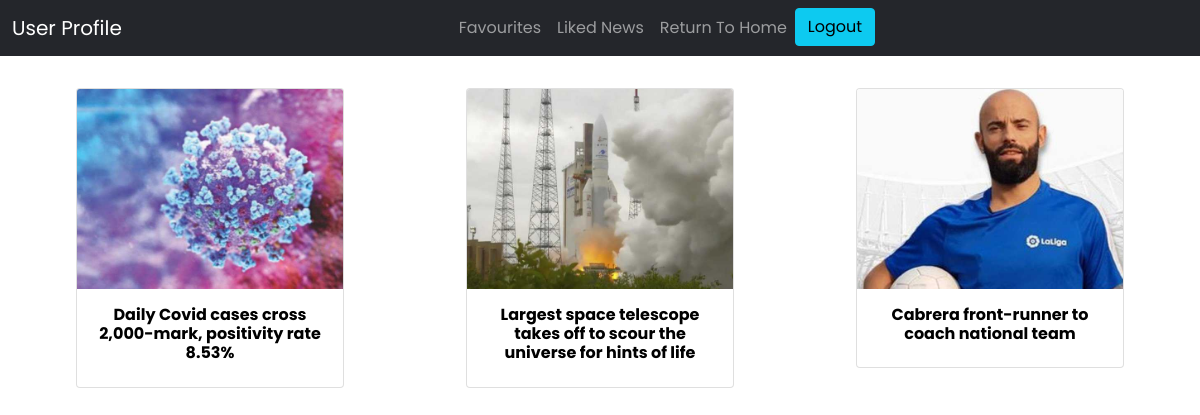
The page /user/user_liked.php (signed in) on the database its author committed.
### tables this page shows
CREATE TABLE `news` (
  `news_id` int(11) NOT NULL,
  `news_header` varchar(255) NOT NULL,
  `news_body` mediumtext NOT NULL,
  `upload_time` datetime DEFAULT current_timestamp(),
  `upload_date` date DEFAULT NULL,
  `news_img_1` varchar(255) NOT NULL,
  `admin_id` int(11) DEFAULT NULL,
  `category_id` int(11) DEFAULT NULL
);

### includes/functions.inc.php (called while the page is built, shortened)
<?php
function singleNews($conn, $news_id)
{
    $sql = "SELECT news_id, news_body,news_header,upload_time,upload_date,
    news_img_1,admin_id,category_id
            FROM news
            WHERE news_id = '$news_id'";
    $result = mysqli_query($conn, $sql);
    if ($result->num_rows > 0) {
        while ($row = mysqli_fetch_assoc($result)) {
            $newsInfo = array('news_id' => $row['news_id'], 'news_body' => $row['news_body'], 'news_header' => $row['news_header'], 'upload_time' => $row['upload_time'], 'upload_date' => $row['upload_date'], 'news_img_1' => $row['news_img_1'], 'admin_id' => $row['admin_id'], 'category_id' => $row['category_id']);
        }
    }
    return  $newsInfo;
}
function getLikedNews($conn, $reader_id)
{
    $sql = "SELECT news_id
            FROM news_preference
            WHERE reader_id= '$reader_id' AND like_field='1'";
    $res = mysqli_query($conn, $sql);
    $likedNewsInfo = array();
    if ($res->num_rows > 0) {
        while ($row = mysqli_fetch_assoc($res)) {
            $likedNews = singleNews($conn, $row["news_id"]);
            array_push($likedNewsInfo, $likedNews);
        }
    }
    return $likedNewsInfo;
}

### user/user_liked.php (the view, shortened to what this page needs)
<?php
include_once "./user_header.php";
if (isset($_SESSION['user_id']) && $_SESSION['user_role'] == "reader") {
    include_once '../includes/dbh.inc.php';
    include_once '../includes/functions.inc.php';
    $likedNewsInfo = getLikedNews($conn, $_SESSION['user_id']);
?>
    <div>
        <div class="product-card container mb-5 mt-2" id="product-card">
            <div class="row row-cols-1 row-cols-md-4 g-4 mt-2">
                <?php foreach ($likedNewsInfo as $news) {
                    $id = $news["news_id"]; ?>
                    <div class="col-4">
                        <div class=" card">
                            <img src="/online_news_portal/img/news_img/<?= $news["news_img_1"] ?>" class="card-img-top" style=" height: 200px; object-fit: cover;">
                            <div class="card-body">
                                <form action="/online_news_portal/news/single_news_page.php" method="GET">
                                    <button type="submit" name="see_news" style="background: white; border: none;">
                                        <h6><b><?php echo  $news["news_header"] ?></b></h6>
                                    </button>
                                </form>
                            </div>
                        </div>
                    </div>
                <?php } ?>
            </div>
        </div>
    <?php } else {
    header('location:/online_news_portal/login.php');
} ?>

### css/style.css (style rules this page uses)
body { line-height: 1.5; font-family: 'Poppins', sans-serif; }
* { margin:0 auto; padding:0; box-sizing: border-box; }
.container { max-width: 1170px; margin:auto; }
.row { display: flex; flex-wrap: wrap; }
.card-img-top { width: 100%; height: 15vw; object-fit: cover; }

### rows shown on the page
news: news_img_1 (picture), news_header "Daily Covid cases cross 2,000-mark, positivity rate 8.53%"
news: news_img_1 (picture), news_header "Largest space telescope takes off to scour the universe for hints of life"
news: news_img_1 (picture), news_header "Cabrera front-runner to coach national team"
